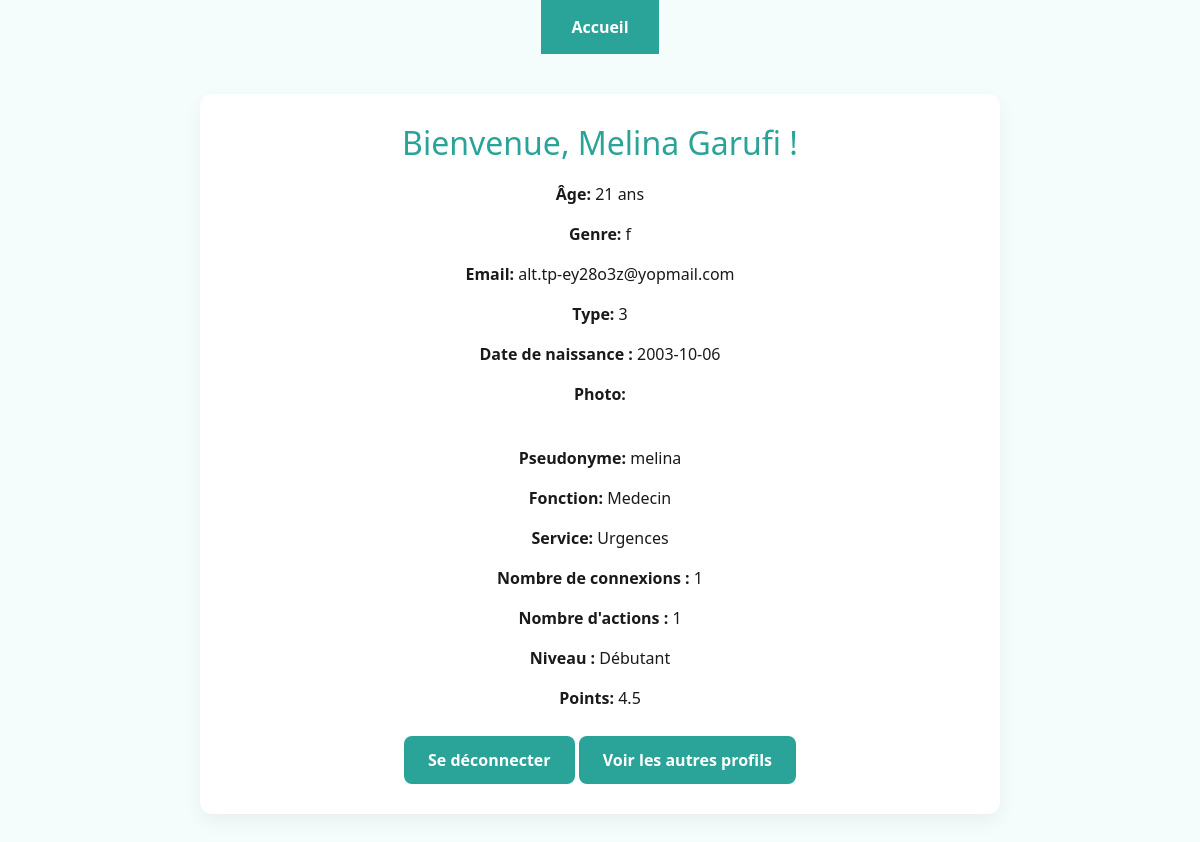
Page /profil/melina on the committed database.
### tables this page shows
CREATE TABLE Informations (
    nom VARCHAR(255),
    prenom VARCHAR(255),
    age INT,
    genre VARCHAR(30),
    email VARCHAR(50),
    dateNaissance DATE,
    type VARCHAR INT,
    password VARCHAR(255),
    photo VARCHAR(255),
    fonction VARCHAR(30),
    service VARCHAR(30),
    niveau INT,
    pseudonyme VARCHAR(50) PRIMARY KEY,
    points FLOAT,
    nbAction INT,
    nbAcces INT,
    FOREIGN KEY (pseudonyme) REFERENCES Connexion(pseudonyme)
);

### app.py (the view)
@app.route('/profil/<pseudonyme>')
def profil(pseudonyme):
    conn = sql.connect("donnees.db")
    cursor = conn.cursor()
    cursor.execute("SELECT * FROM Informations WHERE pseudonyme = ?", (pseudonyme,))
    user = cursor.fetchone()
    conn.close()
    return render_template("profil.html", user=user) if user else ("Utilisateur non trouvé", 404)

### app.py (called while the page is built)
@app.context_processor
def inject_user_type():
    def get_user_type_safe(pseudo):
        result = get_user_type(pseudo)
        return int(result[0]) if result else 0
    return dict(get_user_type=get_user_type_safe)

### models.py (called while the page is built)
def get_user_type(pseudonyme):
    con = sql.connect("donnees.db")
    cur = con.cursor()
    cur.execute("SELECT type FROM Informations WHERE pseudonyme = ? OR email = ?", (pseudonyme, pseudonyme))
    result = cur.fetchone()
    con.close()
    return result

### templates/profil.html (shortened to what this page needs)
<!DOCTYPE html>
<html lang="fr">
<head>
    <link rel="stylesheet" href="https://cdn.jsdelivr.net/npm/bootstrap@5.3.0/dist/css/bootstrap.min.css">
    <link rel="stylesheet" href="{{ url_for('static', filename='dist/css/styles.css') }}">
</head>
<body>
    <div class="navbar">
        <a href="{{ url_for('accueil')}}">Accueil</a>
    </div>
    <div class="container text-center">
        <h2>Bienvenue, {{ user[1] }} {{ user[0] }} !</h2>
        <p><strong>Âge:</strong> {{ user[2] }} ans</p>
        <p><strong>Genre:</strong> {{ user[3] }}</p>
        <p><strong>Email:</strong> {{ user[4] }}</p>
        <p><strong>Type:</strong> {{ user[6] }}</p>
        <p><strong>Date de naissance :</strong> {{ user[5] }}</p>
        <p><strong>Photo:</strong></p>
        <p><strong>Pseudonyme:</strong> {{ user[12] }}</p>
        <p><strong>Fonction:</strong> {{ user[9] }}</p>
        <p><strong>Service:</strong> {{ user[10] }}</p>
        <p><strong>Nombre de connexions :</strong> {{ user[15] }}</p>
        <p><strong>Nombre d'actions :</strong> {{ user[14] }}</p>
        <p><strong>Niveau :</strong>
            {% if user[11] == 0 %}
                Débutant
            {% elif user[11] == 1 %}
                Intermédiaire
            {% elif user[11] == 2 %}
                Avancé
            {% elif user[11] == 3 %}
                Expert
            {% else %}
                Niveau inconnu
            {% endif %}
        </p>
        <p><strong>Points:</strong> {{ user[13] }}</p>
        <a href="{{ url_for('logout') }}" class="btn btn-danger">Se déconnecter</a>
        <a href="{{ url_for('liste_utilisateurs') }}" class="btn btn-primary">Voir les autres profils</a>
    </div>
</body>
</html>

### rows in the picture
Informations: prenom "Melina", nom "Garufi", age "21", genre "f", email "alt.tp-ey28o3z@yopmail.com", type "3", dateNaissance "2003-10-06", pseudonyme "melina", fonction "Medecin", service "Urgences", nbAcces "1", nbAction "1", points "4.5"
